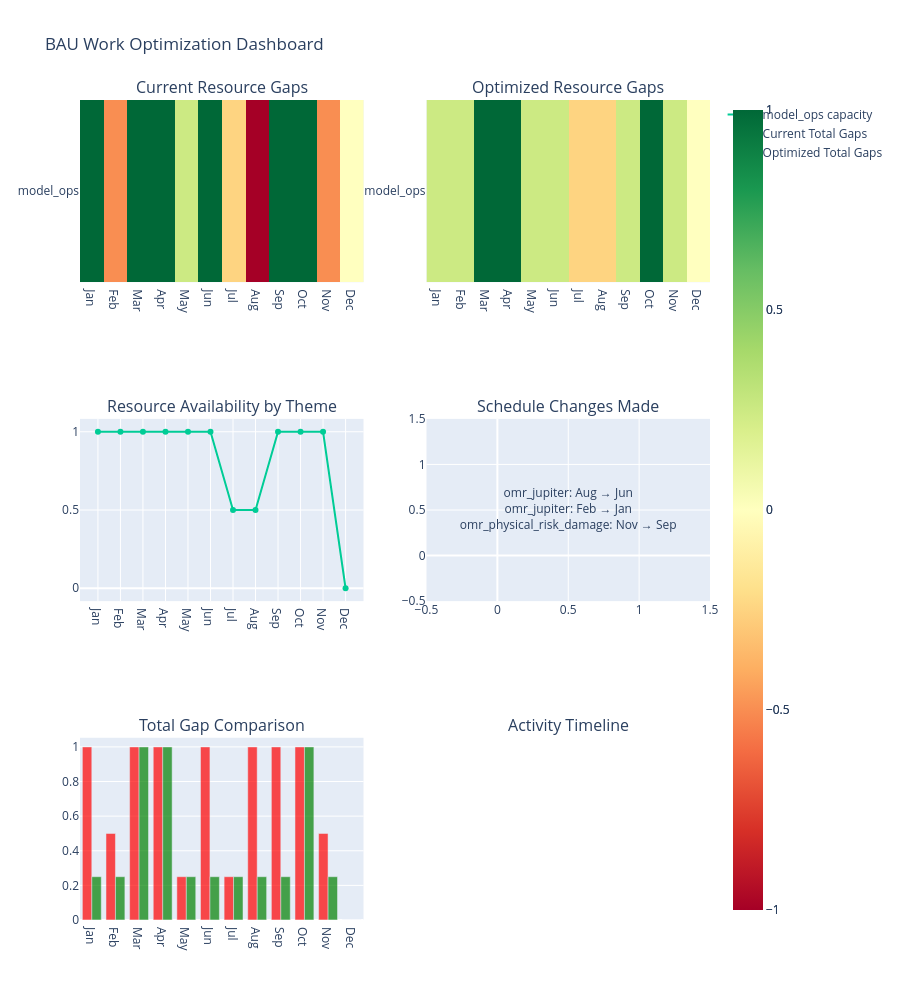

The code cell stored with this chart in its notebook:
### Code cell
# Generate visualization
visualizer = BAUVisualizer(optimizer)
fig = visualizer.create_comprehensive_dashboard()
fig.show()

### Figure 1 — Plotly figure (JSON) as saved in the notebook; plotly's stock layout.template omitted (floating-point values rounded to 4 significant figures)
{"data": [{"colorscale": [[0, "rgb(165,0,38)"], [0.1, "rgb(215,48,39)"], [0.2, "rgb(244,109,67)"], [0.3, "rgb(253,174,97)"], [0.4, "rgb(254,224,139)"], [0.5, "rgb(255,255,191)"], [0.6, "rgb(217,239,139)"], [0.7, "rgb(166,217,106)"], [0.8, "rgb(102,189,99)"], [0.9, "rgb(26,152,80)"], [1, "rgb(0,104,55)"]], "name": "Current Gaps", "type": "heatmap", "x": ["Jan", "Feb", "Mar", "Apr", "May", "Jun", "Jul", "Aug", "Sep", "Oct", "Nov", "Dec"], "xaxis": "x", "y": ["model_ops"], "yaxis": "y", "z": [[1.0, -0.5, 1.0, 1.0, 0.25, 1.0, -0.25, -1.0, 1.0, 1.0, -0.5, 0.0]], "zmid": 0}, {"colorscale": [[0, "rgb(165,0,38)"], [0.1, "rgb(215,48,39)"], [0.2, "rgb(244,109,67)"], [0.3, "rgb(253,174,97)"], [0.4, "rgb(254,224,139)"], [0.5, "rgb(255,255,191)"], [0.6, "rgb(217,239,139)"], [0.7, "rgb(166,217,106)"], [0.8, "rgb(102,189,99)"], [0.9, "rgb(26,152,80)"], [1, "rgb(0,104,55)"]], "name": "Optimized Gaps", "type": "heatmap", "x": ["Jan", "Feb", "Mar", "Apr", "May", "Jun", "Jul", "Aug", "Sep", "Oct", "Nov", "Dec"], "xaxis": "x2", "y": ["model_ops"], "yaxis": "y2", "z": [[0.25, 0.25, 1.0, 1.0, 0.25, 0.25, -0.25, -0.25, 0.25, 1.0, 0.25, 0.0]], "zmid": 0}, {"mode": "lines+markers", "name": "model_ops capacity", "type": "scatter", "x": ["Jan", "Feb", "Mar", "Apr", "May", "Jun", "Jul", "Aug", "Sep", "Oct", "Nov", "Dec"], "xaxis": "x3", "y": [1, 1, 1, 1, 1, 1, 0.5, 0.5, 1, 1, 1, 0], "yaxis": "y3"}, {"mode": "text", "showlegend": false, "text": ["omr_jupiter: Aug → Jun<br>omr_jupiter: Feb → Jan<br>omr_physical_risk_damage: Nov → Sep"], "textposition": "middle center", "type": "scatter", "x": [0.5], "xaxis": "x4", "y": [0.5], "yaxis": "y4"}, {"marker": {"color": "red"}, "name": "Current Total Gaps", "opacity": 0.7, "type": "bar", "x": ["Jan", "Feb", "Mar", "Apr", "May", "Jun", "Jul", "Aug", "Sep", "Oct", "Nov", "Dec"], "xaxis": "x5", "y": [1.0, 0.5, 1.0, 1.0, 0.25, 1.0, 0.25, 1.0, 1.0, 1.0, 0.5, 0.0], "yaxis": "y5"}, {"marker": {"color": "green"}, "name": "Optimized Total Gaps", "opacity": 0.7, "type": "bar", "x": ["Jan", "Feb", "Mar", "Apr", "May", "Jun", "Jul", "Aug", "Sep", "Oct", "Nov", "Dec"], "xaxis": "x5", "y": [0.25, 0.25, 1.0, 1.0, 0.25, 0.25, 0.25, 0.25, 0.25, 1.0, 0.25, 0.0], "yaxis": "y5"}], "layout": {"annotations": [{"font": {"size": 16}, "showarrow": false, "text": "Current Resource Gaps", "x": 0.225, "xanchor": "center", "xref": "paper", "y": 1, "yanchor": "bottom", "yref": "paper"}, {"font": {"size": 16}, "showarrow": false, "text": "Optimized Resource Gaps", "x": 0.775, "xanchor": "center", "xref": "paper", "y": 1, "yanchor": "bottom", "yref": "paper"}, {"font": {"size": 16}, "showarrow": false, "text": "Resource Availability by Theme", "x": 0.225, "xanchor": "center", "xref": "paper", "y": 0.6111, "yanchor": "bottom", "yref": "paper"}, {"font": {"size": 16}, "showarrow": false, "text": "Schedule Changes Made", "x": 0.775, "xanchor": "center", "xref": "paper", "y": 0.6111, "yanchor": "bottom", "yref": "paper"}, {"font": {"size": 16}, "showarrow": false, "text": "Total Gap Comparison", "x": 0.225, "xanchor": "center", "xref": "paper", "y": 0.2222, "yanchor": "bottom", "yref": "paper"}, {"font": {"size": 16}, "showarrow": false, "text": "Activity Timeline", "x": 0.775, "xanchor": "center", "xref": "paper", "y": 0.2222, "yanchor": "bottom", "yref": "paper"}], "height": 1000, "showlegend": true, "title": {"text": "BAU Work Optimization Dashboard"}, "xaxis": {"anchor": "y", "domain": [0, 0.45]}, "xaxis2": {"anchor": "y2", "domain": [0.55, 1]}, "xaxis3": {"anchor": "y3", "domain": [0, 0.45]}, "xaxis4": {"anchor": "y4", "domain": [0.55, 1]}, "xaxis5": {"anchor": "y5", "domain": [0, 0.45]}, "xaxis6": {"anchor": "y6", "domain": [0.55, 1]}, "yaxis": {"anchor": "x", "domain": [0.7778, 1]}, "yaxis2": {"anchor": "x2", "domain": [0.7778, 1]}, "yaxis3": {"anchor": "x3", "domain": [0.3889, 0.6111]}, "yaxis4": {"anchor": "x4", "domain": [0.3889, 0.6111]}, "yaxis5": {"anchor": "x5", "domain": [0, 0.2222]}, "yaxis6": {"anchor": "x6", "domain": [0, 0.2222]}}}
